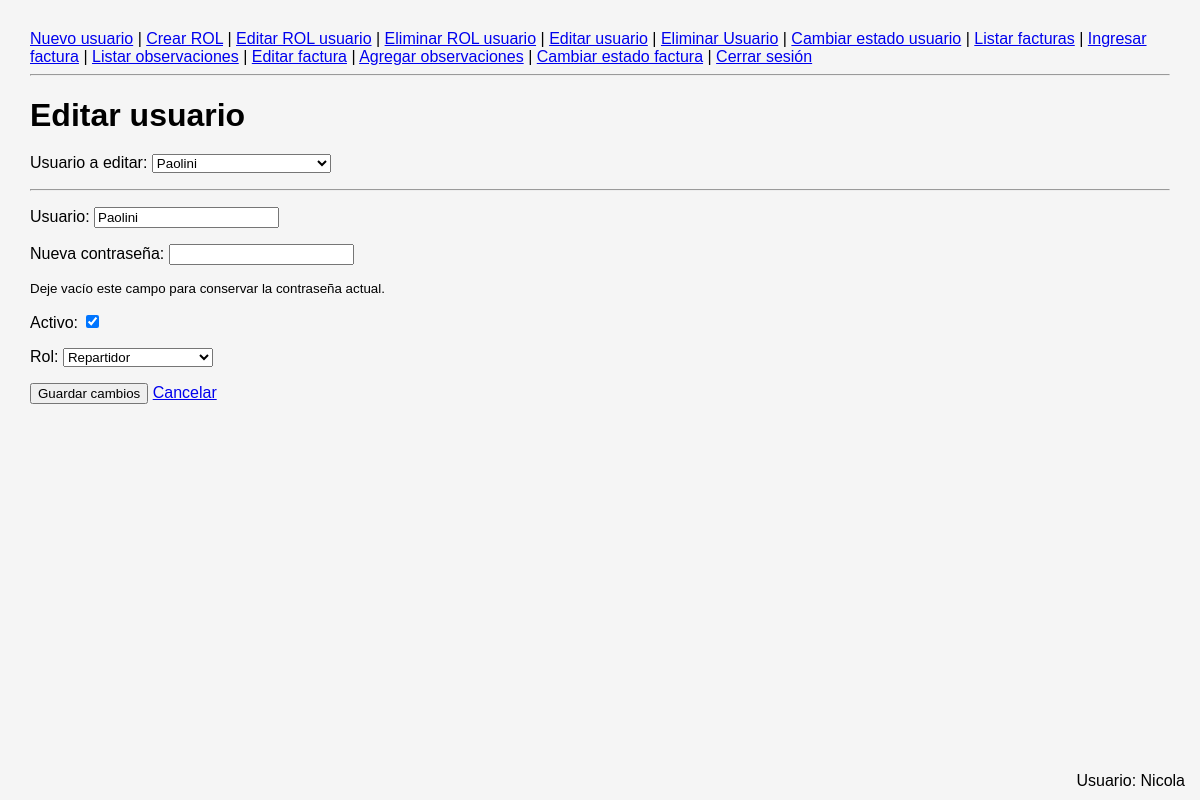
The page /Panaderia/editar_usuario.php?id=1 (signed in) on the database its author committed.
### tables this page shows
CREATE TABLE `usuario` (
  `id` smallint(5) UNSIGNED NOT NULL,
  `usuario` varchar(32) NOT NULL,
  `contrasenia` varchar(255) NOT NULL,
  `activo` tinyint(1) NOT NULL DEFAULT 1,
  `id_ROL` tinyint(3) UNSIGNED NOT NULL
);

CREATE TABLE `rol` (
  `id` tinyint(3) UNSIGNED NOT NULL,
  `nombre` varchar(20) NOT NULL
);

### Panaderia/editar_usuario.php (the view, shortened to what this page needs)
<?php
require_once "conexion.php";
require_once "menu.php";
$id_usuario_editar = $_GET["id"] ?? $_POST["id_usuario"] ?? "";
$sqlUsuarios = "SELECT id, usuario
                FROM usuario
                WHERE activo = 1
                ORDER BY usuario";
$stmtUsuarios = $conexion->prepare($sqlUsuarios);
$stmtUsuarios->execute();
$usuarios = $stmtUsuarios->fetchAll(PDO::FETCH_ASSOC);
$sqlRoles = "SELECT id, nombre
             FROM rol
             ORDER BY nombre";
$stmtRoles = $conexion->prepare($sqlRoles);
$stmtRoles->execute();
$roles = $stmtRoles->fetchAll(PDO::FETCH_ASSOC);
$usuarioEditar = null;
if ($id_usuario_editar != "") {
    $sqlUsuario = "SELECT id,
                          usuario,
                          activo,
                          id_ROL
                   FROM usuario
                   WHERE id = ?";
    $stmtUsuario = $conexion->prepare($sqlUsuario);
    $stmtUsuario->execute([
        $id_usuario_editar
    ]);
    $usuarioEditar = $stmtUsuario->fetch(PDO::FETCH_ASSOC);
}
?>
<!DOCTYPE html>
<html lang="es">
<head>
    <link rel="stylesheet" href="estilo.css">
</head>
<body>
    <h1>Editar usuario</h1>
    <form method="get">
        <p>
            <label for="id">
                Usuario a editar:
            </label>
            <select
                id="id"
                name="id"
                onchange="this.form.submit()"
                required
            >
                <?php foreach ($usuarios as $usuario): ?>
                    <option
                        value="<?= $usuario["id"] ?>"
                        <?= ($id_usuario_editar == $usuario["id"]) ? "selected" : "" ?>
                    >
                        <?= htmlspecialchars($usuario["usuario"]) ?>
                    </option>
                <?php endforeach; ?>
            </select>
        </p>
    </form>
    <?php if ($usuarioEditar): ?>
        <hr>
        <form method="post">
            <p>
                <label for="usuario">
                    Usuario:
                </label>
                <input
                    type="text"
                    id="usuario"
                    name="usuario"
                    value="<?= htmlspecialchars($usuarioEditar["usuario"]) ?>"
                    maxlength="32"
                    required
                >
            </p>
            <p>
                <label for="contrasenia">
                    Nueva contraseña:
                </label>
                <input
                    type="password"
                    id="contrasenia"
                    name="contrasenia"
                    maxlength="255"
                >
            </p>
            <p>
                <small>
                    Deje vacío este campo para conservar la contraseña actual.
                </small>
            </p>
            <p>
                <label for="activo">
                    Activo:
                </label>
                <input
                    type="checkbox"
                    id="activo"
                    name="activo"
                    value="1"
                    <?= ($usuarioEditar["activo"] == 1) ? "checked" : "" ?>
                >
            </p>
            <p>
                <label for="id_ROL">
                    Rol:
                </label>
                <select
                    id="id_ROL"
                    name="id_ROL"
                    required
                >
                    <?php foreach ($roles as $rol): ?>
                        <option
                            value="<?= $rol["id"] ?>"
                            <?= ($usuarioEditar["id_ROL"] == $rol["id"]) ? "selected" : "" ?>
                        >
                            <?= htmlspecialchars($rol["nombre"]) ?>
                        </option>
                    <?php endforeach; ?>
                </select>
            </p>
            <p>
                <button type="submit">
                    Guardar cambios
                </button>
                <a href="index.php">
                    Cancelar
                </a>
            </p>
        </form>
    <?php endif; ?>
</body>
</html>

### Panaderia/usuario_logueado.php
<?php
if (isset($_SESSION["id_usuario"])) {
    $sqlUsuario = "SELECT usuario
                   FROM usuario
                   WHERE id = ?";
    $stmtUsuario = $conexion->prepare($sqlUsuario);
    $stmtUsuario->execute([$_SESSION["id_usuario"]]);
    $usuarioLogueado = $stmtUsuario->fetch(PDO::FETCH_ASSOC);
    if ($usuarioLogueado) {
        ?>
        <div style="
            position: fixed;
            bottom: 10px;
            right: 15px;
        ">
            Usuario:
            <?= htmlspecialchars($usuarioLogueado["usuario"]) ?>
        </div>
        <?php
    }
}
?>

### Panaderia/estilo.css (style rules this page uses)
body { font-family: Arial, sans-serif; margin: 30px; background: #f5f5f5; }
h1 { margin-bottom: 20px; }

### rows shown on the page
usuario: usuario "Nicola"
usuario: usuario "Paolini", activo "☑", id_ROL "Repartidor"

### other values the page prints
form field id "Paolini"
